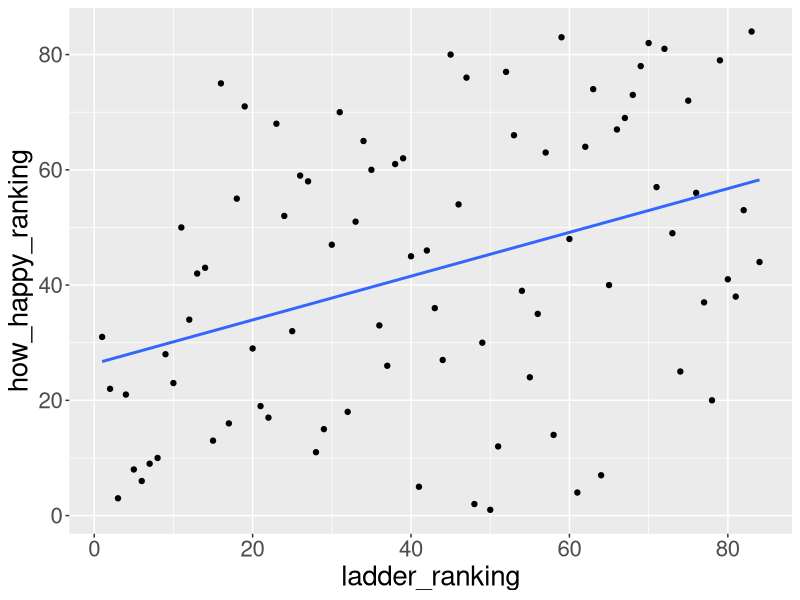

This figure's R source:
## ---- chunk 1
library(dplyr)
library(knitr)
library(kableExtra)
happiness <- read.csv("happiness-wvs-vs-gallup.csv") %>%
  filter(Year==2022) %>%
  filter(!is.na(Self.reported.life.satisfaction..Cantril.Ladder.) & !is.na(Share.of.people.who.say.they.are..very.happy..or..rather.happy...IVS.)) %>%
  select(c(Entity, Self.reported.life.satisfaction..Cantril.Ladder., Share.of.people.who.say.they.are..very.happy..or..rather.happy...IVS.)) %>%
  rename(Country = Entity,
         happiness1 = Self.reported.life.satisfaction..Cantril.Ladder.,
         happiness2 = Share.of.people.who.say.they.are..very.happy..or..rather.happy...IVS.)
## ---- chunk 2
happiness %>%
  select(Country, happiness1) %>%
  arrange(desc(happiness1)) %>%
  head(n = 10)
## ---- chunk 3
happiness %>%
  select(Country, happiness2) %>%
  arrange(desc(happiness2)) %>%
  head(n = 10)
## ---- chunk 4
library(ggplot2)
happiness %>%
  arrange(desc(happiness1)) %>%
  mutate(ladder_ranking = row_number()) %>%
  arrange(desc(happiness2)) %>%
  mutate(how_happy_ranking = row_number()) %>%
  ggplot(aes(x = ladder_ranking, y = how_happy_ranking)) +
  geom_point() +
  geom_smooth(method = "lm", level = F) +
  theme(text = element_text(size = 20))
